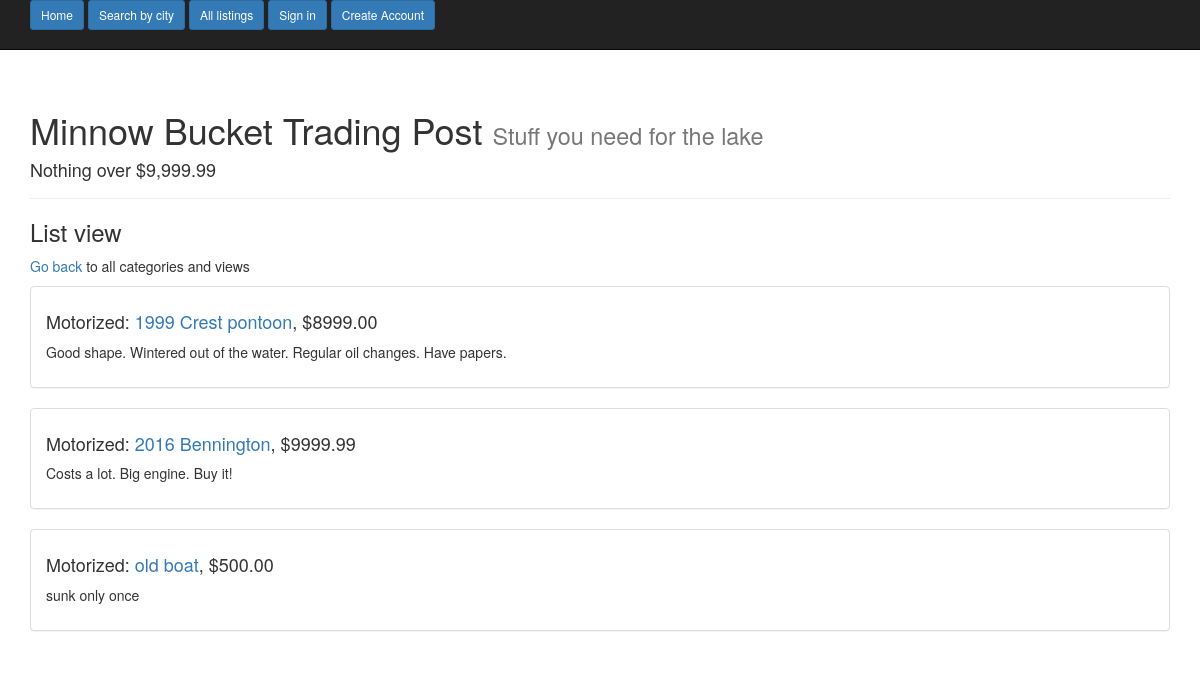
The page /category/4/list/ on the database its author committed.
### main_app/models.py (models this page shows, shortened)
class Listing(models.Model):
    title = models.CharField(max_length=40)
    description = models.TextField()
    price = models.DecimalField(max_digits=6, decimal_places=2)
    photo = models.ImageField(upload_to='listing_photos', null=True, blank=True, verbose_name='Upload a photo')
    city = models.ForeignKey(Location)
    seller = models.ForeignKey(User)
    created = models.DateTimeField(auto_now_add=True)
    pick_category = models.ForeignKey(Category)
    class Meta:
        ordering = ['-created']

class Category(models.Model):
    new_category = models.CharField(max_length=30)
    choose_main = models.ForeignKey('self', null=True, blank=True, related_name="sub_choice")
    def __str__(self):
        return self.new_category
    class Meta:
        verbose_name_plural = "Categories"

### main_app/views.py (the view)
# urls.py: url(r'^category/(?P<subpk>\d+)/list/$', SubCatListView.as_view(), name='subcat_list_view'),
class SubCatListView(ListView):
    model = Listing
    template_name = 'sub_cat_list.html'
    def get_queryset(self, **kwargs):
        sub_cat = self.kwargs.get('subpk', None)
        return Listing.objects.filter(pick_category=sub_cat)

### templates/sub_cat_list.html
{% extends "base.html" %}
{% block content %}
<h3>List view</h3>
<p> <a href="{% url 'index_view' %}">Go back</a> to all categories and views </p>
  {% for object in object_list %}
    <div class="panel panel-default">
      <div class="panel-body">
        <h4>{{ object.pick_category }}: <a href="{% url 'list_detail_view' object.pk %}">{{ object.title }}</a>, ${{ object.price }}</h4>
        <p>{{ object.description}}</p>
      </div>
    </div>
  {% endfor %}
{% endblock %}

### rows shown on the page
Listing: pick_category "Motorized", title "1999 Crest pontoon", price "8999.00", description "Good shape. Wintered out of the water. Regular oil changes. Have papers."
Listing: pick_category "Motorized", title "2016 Bennington", price "9999.99", description "Costs a lot. Big engine. Buy it!"
Listing: pick_category "Motorized", title "old boat", price "500.00", description "sunk only once"
